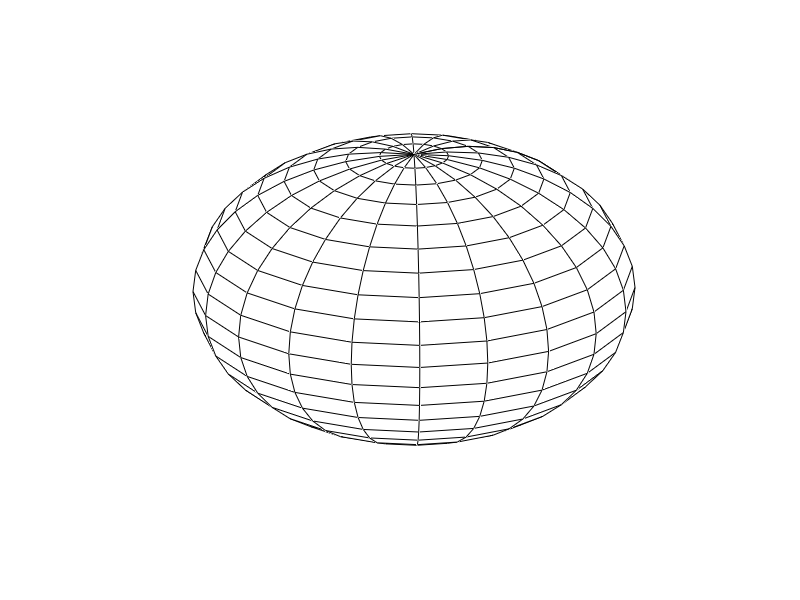

This figure's MATLAB source: (Note: this script raises an error after producing the figure.)
clear all
close all
figure
sphere
%surf(x,y,z,'HandleVisibility','off')
hold on
axis off
colormap white

%plot3(1,0,0,'marker','o','MarkerSize',10,'MarkerFaceColor','b')
%plot3(-1,0,0,'marker','x','MarkerSize',10,'LineWidth',4)
alpha(.5)
lims = axis;
lgd=1.3;
plot3(lgd*lims(1:2),[0 0],[0 0],'k','LineWidth',1.5,'HandleVisibility','off')
plot3([0 0],lgd*lims(1:2),[0 0],'k','LineWidth',1.5,'HandleVisibility','off')
plot3([0 0],[0 0],lgd*lims(1:2),'k','LineWidth',1.5,'HandleVisibility','off')
text(1.1,0,0.1,'s1','FontSize',12)
text(0,1.1,0.1,'s2','FontSize',12)
text(0.1,0,1.1,'s3','FontSize',12)
arrow3d([0 0],[0 0],[1 lgd],.5,0.005,0.03,'k');
arrow3d([0 0],[1 lgd],[0 0],.5,0.005,0.03,'k');
arrow3d([1 lgd],[0 0],[0 0],.5,0.005,0.03,'k');

theta = linspace(0,2*pi,64);
Sinc=[ones(1,length(theta));cos(theta);sin(theta);zeros(1,length(theta))];

for i=1:length(theta)
     plot3(Sinc(2,i),Sinc(3,i),Sinc(4,i),'marker','o','MarkerSize',8,'MarkerFaceColor','b')
end
VLP=0.5*[1 -1 0 0;-1 1 0 0;0 0 0 0;0 0 0 0];
LP45=0.5*[1 0 1 0;0 0 0 0;1 0 1 0;0 0 0 0];
r=0;
q=1;
v=pi/4;
LinDiattenuator=0.5*[q+r (q-r)*cos(2*v) (q-r)*sin(2*v) 0;...
    (q-r)*cos(2*v) (q+r)*cos(2*v)^2+2*sqrt(q*r)*sin(2*v)^2 (q+r-2*sqrt(q*r))*sin(2*v)*cos(2*v) 0;...
    (q-r)*sin(2*v) (q+r-2*sqrt(q*r))*sin(2*v)*cos(2*v) (q+r)*sin(2*v)^2+2*sqrt(q*r)*cos(2*v)^2 0;...
    0 0 0 2*sqrt(q*r)];
r=0.5;
q=1;
v=0;
LinDiattenuator2=0.5*[q+r (q-r)*cos(2*v) (q-r)*sin(2*v) 0;...
    (q-r)*cos(2*v) (q+r)*cos(2*v)^2+2*sqrt(q*r)*sin(2*v)^2 (q+r-2*sqrt(q*r))*sin(2*v)*cos(2*v) 0;...
    (q-r)*sin(2*v) (q+r-2*sqrt(q*r))*sin(2*v)*cos(2*v) (q+r)*sin(2*v)^2+2*sqrt(q*r)*cos(2*v)^2 0;...
    0 0 0 2*sqrt(q*r)];

delta=[pi/4 pi/6 pi/3 2*pi/3];
phi=0;
farve=['g' 'm' 'y' 'k'];

for j=1:4
LinRetard=[1 0 0 0;...
    0 cos(2*phi)^2+sin(2*phi)^2*cos(delta(j)) sin(2*phi)*cos(2*phi)*(1-cos(delta(j))) -sin(2*phi)*sin(delta(j));...
    0 sin(2*phi)*cos(2*phi)*(1-cos(delta(j))) sin(2*phi)^2+cos(2*phi)^2*cos(delta(j))  cos(2*phi)*sin(delta(j));...
    0 sin(2*phi)*sin(delta(j)) -cos(2*phi)*sin(delta(j)) cos(delta(j))];

    Sout=LinDiattenuator2*LinRetard*Sinc;
     plot3(Sout(2,:)./Sout(1,:),Sout(3,:)./Sout(1,:),Sout(4,:)./Sout(1,:),'marker','o','MarkerSize',8,'MarkerFaceColor','r')
     Sout2=LinDiattenuator*LinDiattenuator2*LinRetard*Sinc;
     %Sout2(:,i)=LinDiattenuator*LinRetard*Sinc(:,i);
     plot3(Sout2(2,:)./Sout2(1,:),Sout2(3,:)./Sout2(1,:),Sout2(4,:)./Sout2(1,:),'marker','o','MarkerSize',8,'MarkerFaceColor',farve(j))

intafSout2(j,:)=Sout2(1,:);
end
ax = gca;               % get the current axis
ax.Clipping = 'off';    % turn clipping off
figure
for j=1:4
    plot(theta*90/pi,intafSout2(j,:))
    if j==1 
        hold on 
    end
end
% for i=1:length(theta)
%      plot3(Sinc(2,i),Sinc(3,i),Sinc(4,i),'marker','o','MarkerSize',8,'MarkerFaceColor','b')
% end